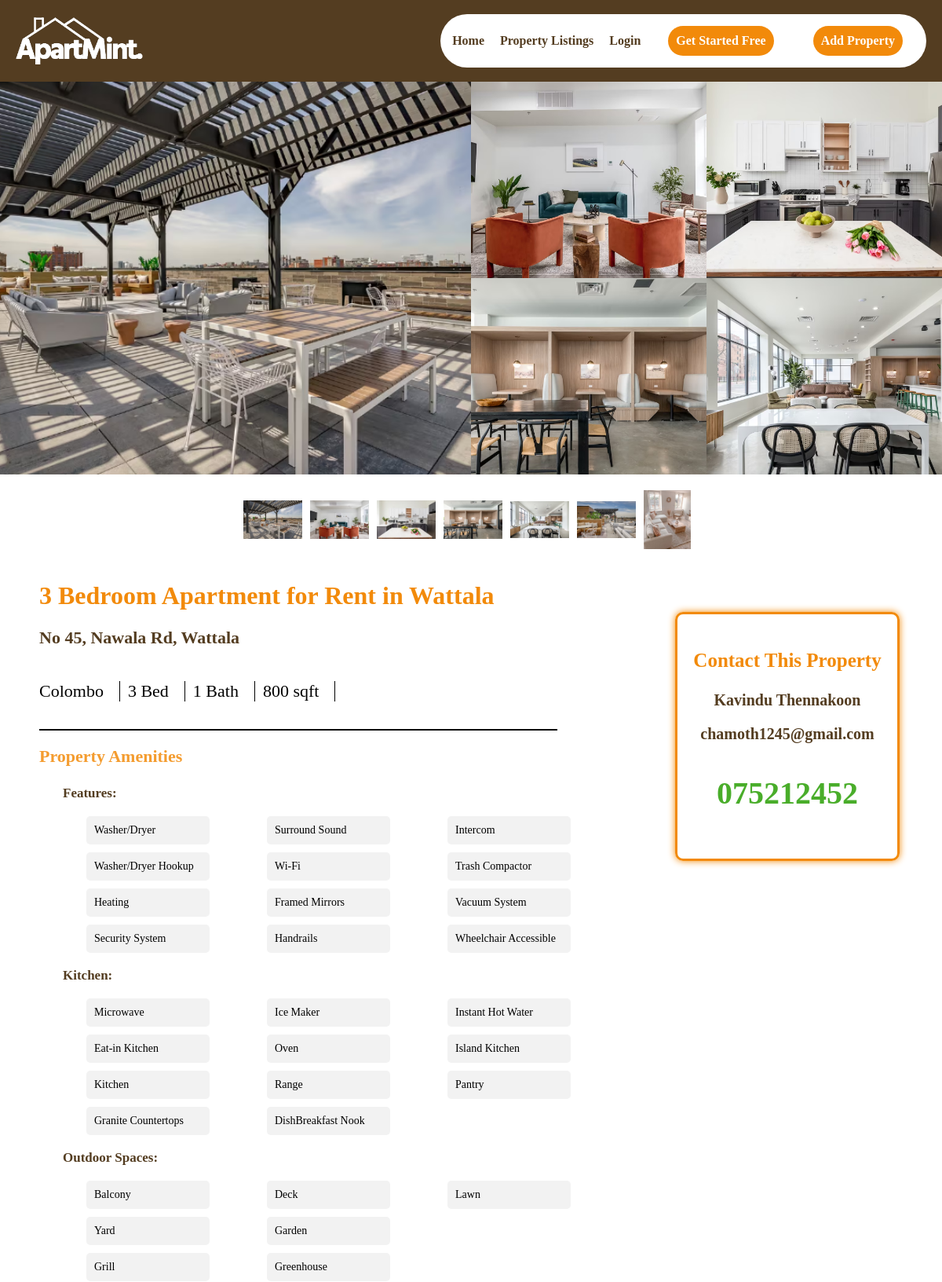
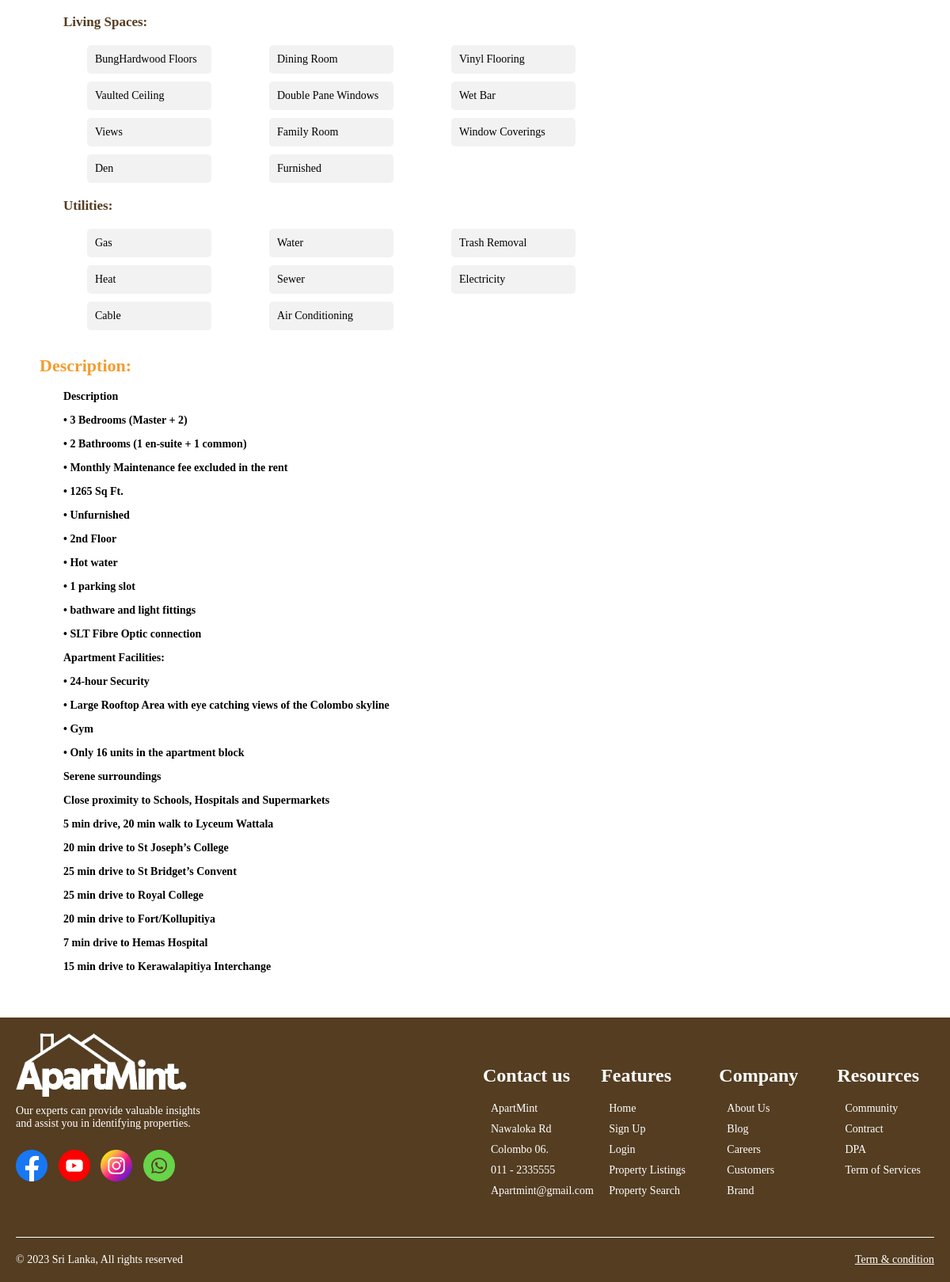
Screenshot of /listing_view.php?id=40 with the database file from the repository (2 pictures, top to bottom).
### tables this page shows
CREATE TABLE `listing_details` (
  `id` int(50) NOT NULL,
  `user_id` int(100) NOT NULL,
  `listing_type` varchar(30) NOT NULL,
  `title` varchar(250) NOT NULL,
  `property_type` varchar(30) NOT NULL,
  `address` varchar(300) NOT NULL,
  `city` varchar(100) NOT NULL,
  `total_units` int(11) NOT NULL,
  `bedrooms` int(20) NOT NULL,
  `bathrooms` int(20) NOT NULL,
  `price` decimal(10,0) NOT NULL,
  `size` int(20) NOT NULL,
  `features` text NOT NULL,
  `kitchen` text NOT NULL,
  `outdoor_spaces` text NOT NULL,
  `living_spaces` text NOT NULL,
  `utilities` text NOT NULL,
  `li_image` varchar(1800) NOT NULL,
  `description` text NOT NULL,
  `f_name` varchar(50) NOT NULL,
  `l_name` varchar(50) NOT NULL,
  `email` varchar(80) NOT NULL,
  `p_no` varchar(50) NOT NULL,
  `date` datetime NOT NULL DEFAULT current_timestamp(),
  `approval_status` varchar(255) NOT NULL DEFAULT 'Pending'
);

### listing_view.php (the view, shortened to what this page needs)
<?php
include('process_php/db_connection.php');
if (isset($_GET['id'])) {
    $listingId = $_GET['id'];
    $sql = "SELECT * FROM listing_details WHERE id = '$listingId'";
    $result = $conn->query($sql);
    if ($result->num_rows > 0) {
        $row = $result->fetch_assoc();
        $bannerPhotoLeft = explode(',', $row['li_image'])[0];
        $additionalPhotosRight = array_slice(explode(',', $row['li_image']), 1, 4);
        $allPhotos = array_slice(explode(',', $row['li_image']), 0, 7);
        $features = explode(', ', $row['features']);
        $kitchens = explode(', ', $row['kitchen']);
        $outdoorSpaces = explode(', ', $row['outdoor_spaces']);
        $livingSpaces = explode(', ', $row['living_spaces']);
        $utilities = explode(', ', $row['utilities']);
        $descriptionLines = explode("\n", $row['description']);
        include('navbar.php');
?>
        <!DOCTYPE html>
        <html lang="en">
        <head>
            <link rel="stylesheet" type="text/css" href="style/style.css">
            <link rel="stylesheet" type="text/css" href="style/style_listingView.css">
        </head>
        <body>
            <div class="banner-photo">
                <div class="left-banner">
                <?php
                    echo '<a href="process_php/' . $bannerPhotoLeft . '" target="_blank">';
                    echo '<img src="process_php/' . $bannerPhotoLeft . '" alt="Left Side Banner Photo">';
                    echo '</a>';
                ?>
                </div>
                <div class="right-banner">
                    <div class="row">
                    <?php
                        foreach ($additionalPhotosRight as $photoPath) {
                            echo '<a href="process_php/' . $photoPath . '" target="_blank">';
                            echo '<img src="' . 'process_php/' . $photoPath . '" alt="Right Side Banner Photo">';
                            echo '</a>';
                        }
                        ?>
                    </div>
                </div>
            </div>
            <div class="additional-photos">
                <div class="photo-gallery">
                    <?php
                    foreach ($allPhotos as $index => $photoPath) {
                        echo '<a href="process_php/' . $photoPath . '" target="_blank">';
                        echo '<img src="process_php/' . $photoPath . '" alt="Additional Photo">';
                        echo '</a>';
                    }
                    ?>
                </div>
            </div>
            <div class="listing-details">
                <div class="left-details">
                    <h1><?php echo $row['title']; ?></h1>
                    <p><?php echo $row['address']; ?></p>
                    <div class="details-box">
                        <div class="detail-item"><?php echo $row['city']; ?></div>
                        <div class="detail-item"><?php echo $row['bedrooms']; ?> Bed</div>
                        <div class="detail-item"><?php echo $row['bathrooms']; ?> Bath</div>
                        <div class="detail-item"><?php echo $row['size']; ?> sqft</div>
                    </div>
                    <hr class="hrLine">
                    <div class="property-amenities">
                        <div class="listingDetails-sub-title">
                            <h2>Property Amenities</h2>
                        </div>
                        <div class="column-container">
                            <div class="column-container-title">
                                <p>Features:</p>
                            </div>
                            <div class="column-items">
                                <div class="column-column">
                                    <ul>
                                        <?php
                                        $totalFeatures = count($features);
                                        $featuresPerColumn = ceil($totalFeatures / 3);
                                        $featureCounter = 0;
                                        foreach ($features as $feature) {
                                            echo '<li class="column-item">' . $feature . '</li>';
                                            $featureCounter++;
                                            if ($featureCounter % $featuresPerColumn === 0 && $featureCounter !== $totalFeatures) {
                                                echo '</ul></div><div class="column-column"><ul>';
                                            }
                                        }
                                        ?>
                                    </ul>
                                </div>
                            </div>
                        </div>
                        <div class="column-container">
                            <div class="column-container-title">
                                <p>Kitchen:</p>
                            </div>
                            <div class="column-items">
                                <div class="column-column">
                                    <ul>
                                        <?php
                                        $totalKitchens = count($kitchens);
                                        $kitchensPerColumn = ceil($totalKitchens / 3);
                                        $kitchensCounter = 0;
                                        foreach ($kitchens as $kitchen) {
                                            echo '<li class="column-item">' . $kitchen . '</li>';
                                            $kitchensCounter++;
                                            if ($kitchensCounter % $kitchensPerColumn === 0 && $kitchensCounter !== $totalKitchens) {
                                                echo '</ul></div><div class="column-column"><ul>';
                                            }
                                        }
                                        ?>
                                    </ul>
                                </div>
                            </div>
                        </div>
                        <div class="column-container">
                            <div class="column-container-title">
                                <p>Outdoor Spaces:</p>
                            </div>
                            <div class="column-items">
                                <div class="column-column">
                                    <ul>
                                        <?php
                                        $totalOutdoorSpaces = count($outdoorSpaces);
                                        $outdoorSpacesPerColumn = ceil($totalOutdoorSpaces / 3);
                                        $outdoorSpacesCounter = 0;
                                        foreach ($outdoorSpaces as $outdoorSpace) {
                                            echo '<li class="column-item">' . $outdoorSpace . '</li>';
                                            $outdoorSpacesCounter++;
                                            if ($outdoorSpacesCounter % $outdoorSpacesPerColumn === 0 && $outdoorSpacesCounter !== $totalOutdoorSpaces) {
                                                echo '</ul></div><div class="column-column"><ul>';
                                            }
                                        }
                                        ?>
                                    </ul>
                                </div>
                            </div>
                        </div>
                        <div class="column-container">
                            <div class="column-container-title">
                                <p>Living Spaces:</p>
                            </div>
                            <div class="column-items">
                                <div class="column-column">
                                    <ul>
                                        <?php
                                        $totalLivingSpaces = count($livingSpaces);
                                        $livingSpacesPerColumn = ceil($totalLivingSpaces / 3);
                                        $livingSpacesCounter = 0;
                                        foreach ($livingSpaces as $livingSpace) {
                                            echo '<li class="column-item">' . $livingSpace . '</li>';
                                            $livingSpacesCounter++;
                                            if ($livingSpacesCounter % $livingSpacesPerColumn === 0 && $livingSpacesCounter !== $totalLivingSpaces) {
                                                echo '</ul></div><div class="column-column"><ul>';
                                            }
                                        }
                                        ?>
                                    </ul>
                                </div>
                            </div>
                        </div>
                        <div class="column-container">
                            <div class="column-container-title">
                                <p>Utilities:</p>
                            </div>
                            <div class="column-items">
                                <div class="column-column">
                                    <ul>
                                        <?php
                                        $totalUtilities = count($utilities);
                                        $utilitiesPerColumn = ceil($totalUtilities / 3);
                                        $utilitiesCounter = 0;
                                        foreach ($utilities as $utilitie) {
                                            echo '<li class="column-item">' . $utilitie . '</li>';
                                            $utilitiesCounter++;
                                            if ($utilitiesCounter % $utilitiesPerColumn === 0 && $utilitiesCounter !== $totalUtilities) {
                                                echo '</ul></div><div class="column-column"><ul>';
                                            }
                                        }
                                        ?>
                                    </ul>
                                </div>
                            </div>
                        </div>
                    </div>
                    <div class="description">
                        <div class="listingDetails-sub-title">
                            <h2>Description:</h2>
                        </div>
                        <ul>
                            <?php
                            foreach ($descriptionLines as $line) {
                                echo '<p class="description-details">' . $line . '</p>';
                            }
                            ?>
                        </ul>
                    </div>
                </div>
                <div class="right-details">
                    <div class="contact-information">
                        <h3>Contact This Property</h3>
                        <p><?php echo $row['f_name'] . ' ' . $row['l_name']; ?></p>
                        <p><?php echo $row['email']; ?></p>
                        <p id="pNo"><?php echo $row['p_no']; ?></p>
                    </div>
                </div>
            </div>
            <?php include('footer.php'); ?>
        </body>
        </html>
<?php
    } else {
        echo "Listing not found";
    }
} else {
    echo "Invalid listing ID";
}
?>

### style/style.css (style rules this page uses)
hr { border: none; border-top: 1px solid #FFF; margin: 20px 0; }

### style/style_listingView.css (style rules this page uses)
body { margin: 0; padding: 0; font-family: Josefin sans-serif; }
.banner-photo { display: flex; width: 100%; height: 500px; margin: 0; overflow: hidden; margin-bottom: 0; }
.left-banner { flex: 1; max-width: 100%; max-height: 500px; }
.left-banner img { width: 100%; height: 100%; object-fit: cover; }
.right-banner { flex: 1; max-width: 100%; max-height: 500px; display: flex; flex-wrap: wrap; margin: 0; padding: 0; }
.right-banner img { width: 50%; height: 50%; object-fit: cover; margin: 0; padding: 0; }
.additional-photos { margin-top: 20px; display: flex; justify-content: center; }
.photo-gallery { display: flex; flex-wrap: wrap; justify-content: center; align-items: center; }
.photo-gallery a { margin-right: 10px; }
.photo-gallery img { max-width: 75px; max-height: 75px; }
.listing-details { flex: 1; display: flex; width: 90%; padding: 20px; margin-bottom: 20px; }
.left-details { width: 100%; margin-left: 30px; }
.listingDetails-sub-title h2 { font-size: 22px; color: rgba(242, 138, 10, 0.849); }
.left-details h1 { color: rgb(242, 138, 10); }
.left-details p { font-size: 22px; font-weight: bold; color: rgba(84, 61, 33, 1); }
.details-box { display: flex; align-items: center; margin-top: 10px; margin-bottom: 35px; }
.detail-item { text-align: center; margin-top: 20px; font-size: 22px; border-right: 1px solid #000; padding-right: 20px; margin-right: 10px; }
.hrLine { border: none; border-top: 2px solid #070707; width: 88%; }
.column-container { display: flex; flex-direction: column; margin-left: 30px; }
.column-container-title p { font-size: 17px; font-weight: bold; color: rgba(84, 61, 33, 1); padding: 0; margin-top: 5px; margin-bottom: 5px; }
.column-items { display: flex; font-size: 14px; color: black; margin-left: 30px; }
.column-column { flex: 1; padding: 0; margin-right: 20px; }
ul { list-style: none; padding: 0; }
.column-item { width: 65%; margin-bottom: 10px; background-color: #f2f2f2; padding: 10px; border-radius: 5px; }
.description .description-details { margin-left: 30px; font-size:14px; color: black; width: 88%; }
.right-details { width: 40%; margin-top: 60px; justify-content: center; }
.contact-information { width: 80%; border: 3px solid rgb(242, 138, 10); border-radius: 10px; box-shadow: 0 0 10px rgb(242, 138, 10); padding: 20px; text-align: center; margin-left: 20%; }
.contact-information h3 { font-size: 25px; font-weight: bold; color: rgb(242, 138, 10); }
.contact-information p { font-size: 20px; font-weight: bold; color: rgba(84, 61, 33, 1); }
.contact-information #pNo { font-size: 40px; color: rgba(40, 158, 4, 0.849); }

### rows the page displays
listing_details: li_image (picture), title "3 Bedroom Apartment for Rent in Wattala", address "No 45, Nawala Rd, Wattala", city "Colombo", bedrooms "3", bathrooms "1", size "800", features "Washer/Dryer", features "Washer/Dryer Hookup", features "Heating", features "Security System", features "Surround Sound", features "Wi-Fi", features "Framed Mirrors", features "Handrails", features "Intercom", features "Trash Compactor", features "Vacuum System", features "Wheelchair Accessible", kitchen "Microwave", kitchen "Eat-in Kitchen", kitchen "Kitchen", kitchen "Granite Countertops", kitchen "Ice Maker", kitchen "Oven", kitchen "Range", kitchen "DishBreakfast Nook", kitchen "Instant Hot Water", kitchen "Island Kitchen", kitchen "Pantry", outdoor_spaces "Balcony", outdoor_spaces "Yard", outdoor_spaces "Grill", outdoor_spaces "Deck", outdoor_spaces "Garden", outdoor_spaces "Greenhouse", outdoor_spaces "Lawn", living_spaces "BungHardwood Floors", living_spaces "Vaulted Ceiling", living_spaces "Views", living_spaces "Den", living_spaces "Dining Room", living_spaces "Double Pane Windows", living_spaces "Family Room", living_spaces "Furnished", living_spaces "Vinyl Flooring", living_spaces "Wet Bar", living_spaces "Window Coverings", utilities "Gas", utilities "Heat", utilities "Cable", utilities "Water", utilities "Sewer", utilities "Air Conditioning", utilities "Trash Removal", utilities "Electricity", f_name "Kavindu", l_name "Thennakoon", email "chamoth1245@gmail.com", p_no "075212452"

### other values shown
$line "Description"
$line "• 3 Bedrooms (Master + 2)"
$line "• 2 Bathrooms (1 en-suite + 1 common)"
$line "• Monthly Maintenance fee excluded in the rent"
$line "• 1265 Sq Ft."
$line "• Unfurnished"
$line "• 2nd Floor"
$line "• Hot water"
$line "• 1 parking slot"
$line "• bathware and light fittings"
$line "• SLT Fibre Optic connection"
$line "Apartment Facilities:"
$line "• 24-hour Security"
$line "• Large Rooftop Area with eye catching views of the Colombo skyline"
$line "• Gym"
